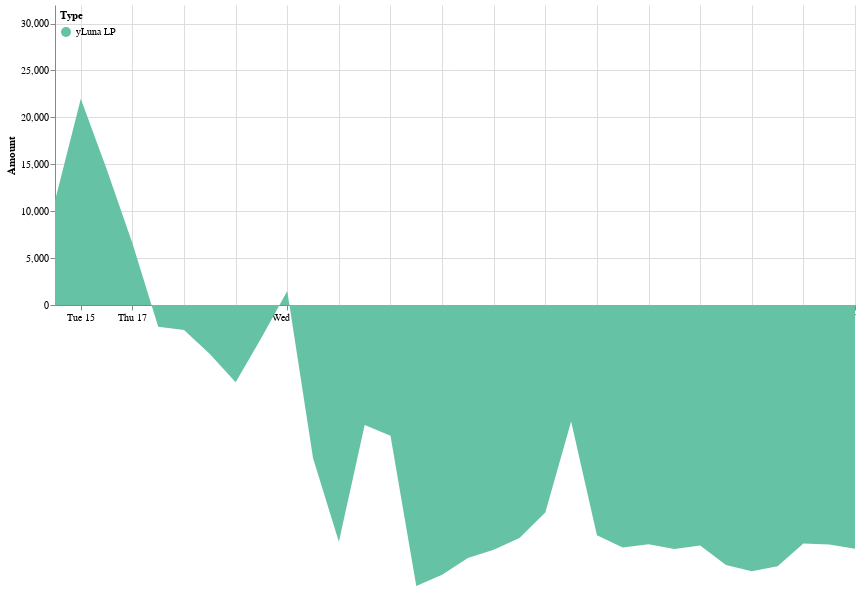

Notebook cell for this chart:
### Code cell
cp.get_yluna_time_area_chart(daily_delta_lp, 
               alt.Scale(scheme='set2'),
               min_date = daily_delta_stk.Time.min(),
               max_date = daily_delta_stk.Time.max(),
               top_padding = 10000
        ).properties(width=800).configure_view(strokeOpacity=0)

### Figure 1 — Vega-Lite specification as saved in the notebook (floating-point values rounded to 4 significant figures)
{"config": {"view": {"continuousWidth": 400, "continuousHeight": 300, "strokeOpacity": 0}}, "data": {"name": "data-63b863879ba0465df0c334adc86fe486"}, "mark": "area", "encoding": {"color": {"field": "Type", "legend": {"direction": "vertical", "legendY": 0, "orient": "none", "padding": 5}, "scale": {"scheme": "set2"}, "type": "nominal"}, "tooltip": [{"field": "Time", "format": "%Y-%m-%d", "type": "temporal"}, {"field": "Type", "type": "nominal"}, {"field": "Amount (millions)", "type": "nominal"}], "x": {"field": "Time", "scale": {"domain": ["2022-02-14", "2022-03-17"]}, "type": "temporal"}, "y": {"field": "Amount", "scale": {"domain": [0, 31980.0]}, "type": "quantitative"}}, "width": 800, "$schema": "https://vega.github.io/schema/vega-lite/v4.17.0.json", "datasets": {"data-63b863879ba0465df0c334adc86fe486": [{"Time": "2022-02-14", "Amount signed": 11120.0, "Amount": 11120.0, "Type": "yLuna LP", "Amount (millions)": "0.01M"}, {"Time": "2022-02-15", "Amount signed": 10860.0, "Amount": 21980.0, "Type": "yLuna LP", "Amount (millions)": "0.02M"}, {"Time": "2022-02-16", "Amount signed": -7471.0, "Amount": 14510.0, "Type": "yLuna LP", "Amount (millions)": "0.01M"}, {"Time": "2022-02-17", "Amount signed": -7936.0, "Amount": 6576.0, "Type": "yLuna LP", "Amount (millions)": "0.01M"}, {"Time": "2022-02-18", "Amount signed": -8894.0, "Amount": -2318.0, "Type": "yLuna LP", "Amount (millions)": "-0.0M"}, {"Time": "2022-02-19", "Amount signed": -334.2, "Amount": -2653.0, "Type": "yLuna LP", "Amount (millions)": "-0.0M"}, {"Time": "2022-02-20", "Amount signed": -2582.0, "Amount": -5234.0, "Type": "yLuna LP", "Amount (millions)": "-0.01M"}, {"Time": "2022-02-21", "Amount signed": -3004.0, "Amount": -8238.0, "Type": "yLuna LP", "Amount (millions)": "-0.01M"}, {"Time": "2022-02-22", "Amount signed": 4759.0, "Amount": -3480.0, "Type": "yLuna LP", "Amount (millions)": "-0.0M"}, {"Time": "2022-02-23", "Amount signed": 4966.0, "Amount": 1487.0, "Type": "yLuna LP", "Amount (millions)": "0.0M"}, {"Time": "2022-02-24", "Amount signed": -17820.0, "Amount": -16330.0, "Type": "yLuna LP", "Amount (millions)": "-0.02M"}, {"Time": "2022-02-25", "Amount signed": -8914.0, "Amount": -25250.0, "Type": "yLuna LP", "Amount (millions)": "-0.03M"}, {"Time": "2022-02-26", "Amount signed": 12440.0, "Amount": -12800.0, "Type": "yLuna LP", "Amount (millions)": "-0.01M"}, {"Time": "2022-02-27", "Amount signed": -1127.0, "Amount": -13930.0, "Type": "yLuna LP", "Amount (millions)": "-0.01M"}, {"Time": "2022-02-28", "Amount signed": -16020.0, "Amount": -29950.0, "Type": "yLuna LP", "Amount (millions)": "-0.03M"}, {"Time": "2022-03-01", "Amount signed": 1175.0, "Amount": -28770.0, "Type": "yLuna LP", "Amount (millions)": "-0.03M"}, {"Time": "2022-03-02", "Amount signed": 1809.0, "Amount": -26960.0, "Type": "yLuna LP", "Amount (millions)": "-0.03M"}, {"Time": "2022-03-03", "Amount signed": 865.6, "Amount": -26090.0, "Type": "yLuna LP", "Amount (millions)": "-0.03M"}, {"Time": "2022-03-04", "Amount signed": 1264.0, "Amount": -24830.0, "Type": "yLuna LP", "Amount (millions)": "-0.02M"}, {"Time": "2022-03-05", "Amount signed": 2709.0, "Amount": -22120.0, "Type": "yLuna LP", "Amount (millions)": "-0.02M"}, {"Time": "2022-03-06", "Amount signed": 9697.0, "Amount": -12430.0, "Type": "yLuna LP", "Amount (millions)": "-0.01M"}, {"Time": "2022-03-07", "Amount signed": -12110.0, "Amount": -24540.0, "Type": "yLuna LP", "Amount (millions)": "-0.02M"}, {"Time": "2022-03-08", "Amount signed": -1320.0, "Amount": -25860.0, "Type": "yLuna LP", "Amount (millions)": "-0.03M"}, {"Time": "2022-03-09", "Amount signed": 340.5, "Amount": -25520.0, "Type": "yLuna LP", "Amount (millions)": "-0.03M"}, {"Time": "2022-03-10", "Amount signed": -490.8, "Amount": -26010.0, "Type": "yLuna LP", "Amount (millions)": "-0.03M"}, {"Time": "2022-03-11", "Amount signed": 381.4, "Amount": -25630.0, "Type": "yLuna LP", "Amount (millions)": "-0.03M"}, {"Time": "2022-03-12", "Amount signed": -2092.0, "Amount": -27720.0, "Type": "yLuna LP", "Amount (millions)": "-0.03M"}, {"Time": "2022-03-13", "Amount signed": -662.5, "Amount": -28380.0, "Type": "yLuna LP", "Amount (millions)": "-0.03M"}, {"Time": "2022-03-14", "Amount signed": 531.0, "Amount": -27850.0, "Type": "yLuna LP", "Amount (millions)": "-0.03M"}, {"Time": "2022-03-15", "Amount signed": 2434.0, "Amount": -25420.0, "Type": "yLuna LP", "Amount (millions)": "-0.03M"}, {"Time": "2022-03-16", "Amount signed": -124.1, "Amount": -25540.0, "Type": "yLuna LP", "Amount (millions)": "-0.03M"}, {"Time": "2022-03-17", "Amount signed": -439.1, "Amount": -25980.0, "Type": "yLuna LP", "Amount (millions)": "-0.03M"}]}}
